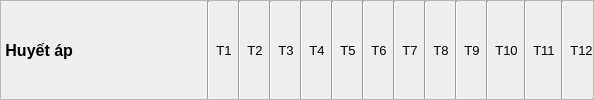
               <widget class="QFrame" name="frame_17">
                <property name="styleSheet">
                 <string notr="true">#frame_17{
border: 1px solid #ccc
}</string>
                </property>
                <property name="frameShape">
                 <enum>QFrame::StyledPanel</enum>
                </property>
                <property name="frameShadow">
                 <enum>QFrame::Raised</enum>
                </property>
                <layout class="QHBoxLayout" name="horizontalLayout_10">
                 <property name="leftMargin">
                  <number>0</number>
                 </property>
                 <property name="topMargin">
                  <number>0</number>
                 </property>
                 <property name="rightMargin">
                  <number>0</number>
                 </property>
                 <property name="bottomMargin">
                  <number>0</number>
                 </property>
                 <item>
                  <widget class="QLabel" name="label_122">
                   <property name="minimumSize">
                    <size>
                     <width>200</width>
                     <height>0</height>
                    </size>
                   </property>
                   <property name="maximumSize">
                    <size>
                     <width>200</width>
                     <height>16777215</height>
                    </size>
                   </property>
                   <property name="font">
                    <font>
                     <pointsize>12</pointsize>
                     <weight>75</weight>
                     <bold>true</bold>
                    </font>
                   </property>
                   <property name="text">
                    <string> Huyết áp</string>
                   </property>
                  </widget>
                 </item>
                 <item>
                  <widget class="Line" name="line_37">
                   <property name="orientation">
                    <enum>Qt::Vertical</enum>
                   </property>
                  </widget>
                 </item>
                 <item>
                  <widget class="QLabel" name="lbHA1">
                   <property name="font">
                    <font>
                     <pointsize>10</pointsize>
                    </font>
                   </property>
                   <property name="text">
                    <string>T1</string>
                   </property>
                   <property name="alignment">
                    <set>Qt::AlignCenter</set>
                   </property>
                  </widget>
                 </item>
                 <item>
                  <widget class="Line" name="line_38">
                   <property name="orientation">
                    <enum>Qt::Vertical</enum>
                   </property>
                  </widget>
                 </item>
                 <item>
                  <widget class="QLabel" name="lbHA2">
                   <property name="font">
                    <font>
                     <pointsize>10</pointsize>
                    </font>
                   </property>
                   <property name="text">
                    <string>T2</string>
                   </property>
                   <property name="alignment">
                    <set>Qt::AlignCenter</set>
                   </property>
                  </widget>
                 </item>
                 <item>
                  <widget class="Line" name="line_39">
                   <property name="orientation">
                    <enum>Qt::Vertical</enum>
                   </property>
                  </widget>
                 </item>
                 <item>
                  <widget class="QLabel" name="lbHA3">
                   <property name="font">
                    <font>
                     <pointsize>10</pointsize>
                    </font>
                   </property>
                   <property name="text">
                    <string>T3</string>
                   </property>
                   <property name="alignment">
                    <set>Qt::AlignCenter</set>
                   </property>
                  </widget>
                 </item>
                 <item>
                  <widget class="Line" name="line_40">
                   <property name="orientation">
                    <enum>Qt::Vertical</enum>
                   </property>
                  </widget>
                 </item>
                 <item>
                  <widget class="QLabel" name="lbHA4">
                   <property name="font">
                    <font>
                     <pointsize>10</pointsize>
                    </font>
                   </property>
                   <property name="text">
                    <string>T4</string>
                   </property>
                   <property name="alignment">
                    <set>Qt::AlignCenter</set>
                   </property>
                  </widget>
                 </item>
                 <item>
                  <widget class="Line" name="line_41">
                   <property name="orientation">
                    <enum>Qt::Vertical</enum>
                   </property>
                  </widget>
                 </item>
                 <item>
                  <widget class="QLabel" name="lbHA5">
                   <property name="font">
                    <font>
                     <pointsize>10</pointsize>
                    </font>
                   </property>
                   <property name="text">
                    <string>T5</string>
                   </property>
                   <property name="alignment">
                    <set>Qt::AlignCenter</set>
                   </property>
                  </widget>
                 </item>
                 <item>
                  <widget class="Line" name="line_42">
                   <property name="orientation">
                    <enum>Qt::Vertical</enum>
                   </property>
                  </widget>
                 </item>
                 <item>
                  <widget class="QLabel" name="lbHA6">
                   <property name="font">
                    <font>
                     <pointsize>10</pointsize>
                    </font>
                   </property>
                   <property name="text">
                    <string>T6</string>
                   </property>
                   <property name="alignment">
                    <set>Qt::AlignCenter</set>
                   </property>
                  </widget>
                 </item>
                 <item>
                  <widget class="Line" name="line_43">
                   <property name="orientation">
                    <enum>Qt::Vertical</enum>
                   </property>
                  </widget>
                 </item>
                 <item>
                  <widget class="QLabel" name="lbHA7">
                   <property name="font">
                    <font>
                     <pointsize>10</pointsize>
                    </font>
                   </property>
                   <property name="text">
                    <string>T7</string>
                   </property>
                   <property name="alignment">
                    <set>Qt::AlignCenter</set>
                   </property>
                  </widget>
                 </item>
                 <item>
                  <widget class="Line" name="line_44">
                   <property name="orientation">
                    <enum>Qt::Vertical</enum>
                   </property>
                  </widget>
                 </item>
                 <item>
                  <widget class="QLabel" name="lbHA8">
                   <property name="font">
                    <font>
                     <pointsize>10</pointsize>
                    </font>
                   </property>
                   <property name="text">
                    <string>T8</string>
                   </property>
                   <property name="alignment">
                    <set>Qt::AlignCenter</set>
                   </property>
                  </widget>
                 </item>
                 <item>
                  <widget class="Line" name="line_45">
                   <property name="orientation">
                    <enum>Qt::Vertical</enum>
                   </property>
                  </widget>
                 </item>
                 <item>
                  <widget class="QLabel" name="lbHA9">
                   <property name="font">
                    <font>
                     <pointsize>10</pointsize>
                    </font>
                   </property>
                   <property name="text">
                    <string>T9</string>
                   </property>
                   <property name="alignment">
                    <set>Qt::AlignCenter</set>
                   </property>
                  </widget>
                 </item>
                 <item>
                  <widget class="Line" name="line_46">
                   <property name="orientation">
                    <enum>Qt::Vertical</enum>
                   </property>
                  </widget>
                 </item>
                 <item>
                  <widget class="QLabel" name="lbHA10">
                   <property name="font">
                    <font>
                     <pointsize>10</pointsize>
                    </font>
                   </property>
                   <property name="text">
                    <string>T10</string>
                   </property>
                   <property name="alignment">
                    <set>Qt::AlignCenter</set>
                   </property>
                  </widget>
                 </item>
                 <item>
                  <widget class="Line" name="line_47">
                   <property name="orientation">
                    <enum>Qt::Vertical</enum>
                   </property>
                  </widget>
                 </item>
                 <item>
                  <widget class="QLabel" name="lbHA11">
                   <property name="font">
                    <font>
                     <pointsize>10</pointsize>
                    </font>
                   </property>
                   <property name="text">
                    <string>T11</string>
                   </property>
                   <property name="alignment">
                    <set>Qt::AlignCenter</set>
                   </property>
                  </widget>
                 </item>
                 <item>
                  <widget class="Line" name="line_48">
                   <property name="orientation">
                    <enum>Qt::Vertical</enum>
                   </property>
                  </widget>
                 </item>
                 <item>
                  <widget class="QLabel" name="lbHA12">
                   <property name="font">
                    <font>
                     <pointsize>10</pointsize>
                    </font>
                   </property>
                   <property name="text">
                    <string>T12</string>
                   </property>
                   <property name="alignment">
                    <set>Qt::AlignCenter</set>
                   </property>
                  </widget>
                 </item>
                </layout>
               </widget>
